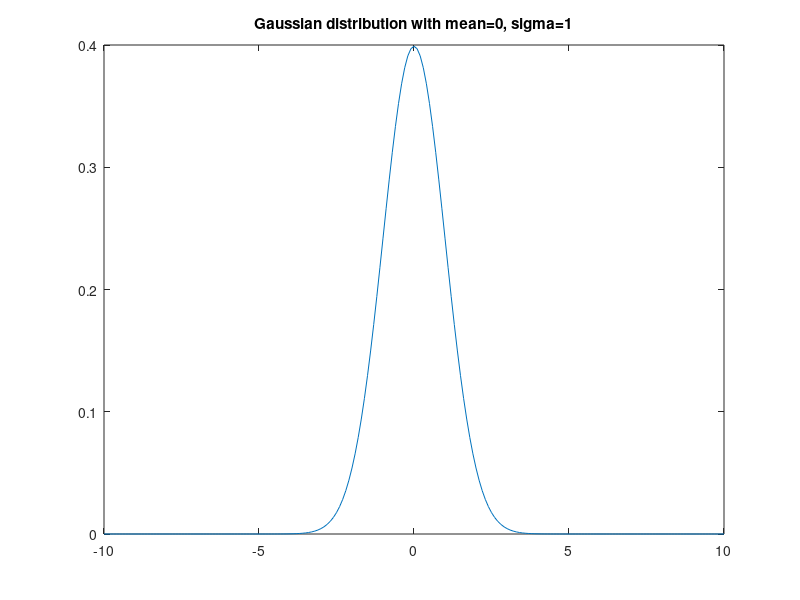

This chart was generated by the following MATLAB code:
%digital implementation of Gaussian filter
close all

x=[-10:0.1:10];
sigma=1;
px=1/(sqrt(2*pi)*sigma)*exp(-x.^2/(2*sigma^2));
plot(x,px)
title('Gaussian distribution with mean=0, sigma=1')

Gy=[0.05399 0.242 0.3989 0.242 0.05399]';
Gx=Gy';

pause
GaussianFilter=Gy*Gx

pause
normalizing_factor=sum(sum(GaussianFilter));
NormalizedGaussianFilter=GaussianFilter/normalizing_factor

%fspecial('gaussian',5,1)
%fspecial('gaussian',5)
